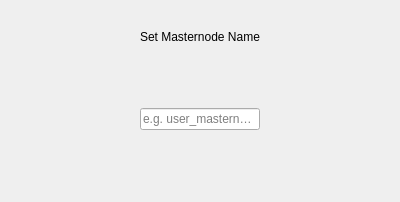
        <widget class="QWidget" name="page_2">
         <layout class="QVBoxLayout" name="verticalLayout_2" stretch="0,0,0,0,3">
          <property name="spacing">
           <number>6</number>
          </property>
          <property name="leftMargin">
           <number>140</number>
          </property>
          <property name="topMargin">
           <number>12</number>
          </property>
          <property name="rightMargin">
           <number>140</number>
          </property>
          <property name="bottomMargin">
           <number>12</number>
          </property>
          <item alignment="Qt::AlignHCenter">
           <widget class="QLabel" name="labelTitle3">
            <property name="minimumSize">
             <size>
              <width>0</width>
              <height>50</height>
             </size>
            </property>
            <property name="maximumSize">
             <size>
              <width>16777215</width>
              <height>50</height>
             </size>
            </property>
            <property name="text">
             <string>Set Masternode Name</string>
            </property>
           </widget>
          </item>
          <item>
           <spacer name="verticalSpacer_1_4">
            <property name="orientation">
             <enum>Qt::Vertical</enum>
            </property>
            <property name="sizeHint" stdset="0">
             <size>
              <width>20</width>
              <height>40</height>
             </size>
            </property>
           </spacer>
          </item>
          <item>
           <widget class="QLineEdit" name="lineEditName">
            <property name="maxLength">
             <number>25</number>
            </property>
            <property name="placeholderText">
             <string notr="true">e.g. user_masternode</string>
            </property>
           </widget>
          </item>
          <item>
           <spacer name="verticalSpacer_1_5">
            <property name="orientation">
             <enum>Qt::Vertical</enum>
            </property>
            <property name="sizeType">
             <enum>QSizePolicy::Fixed</enum>
            </property>
            <property name="sizeHint" stdset="0">
             <size>
              <width>20</width>
              <height>40</height>
             </size>
            </property>
           </spacer>
          </item>
          <item>
           <widget class="QLabel" name="labelMessage3">
            <property name="alignment">
             <set>Qt::AlignHCenter|Qt::AlignTop</set>
            </property>
            <property name="wordWrap">
             <bool>true</bool>
            </property>
           </widget>
          </item>
         </layout>
        </widget>
